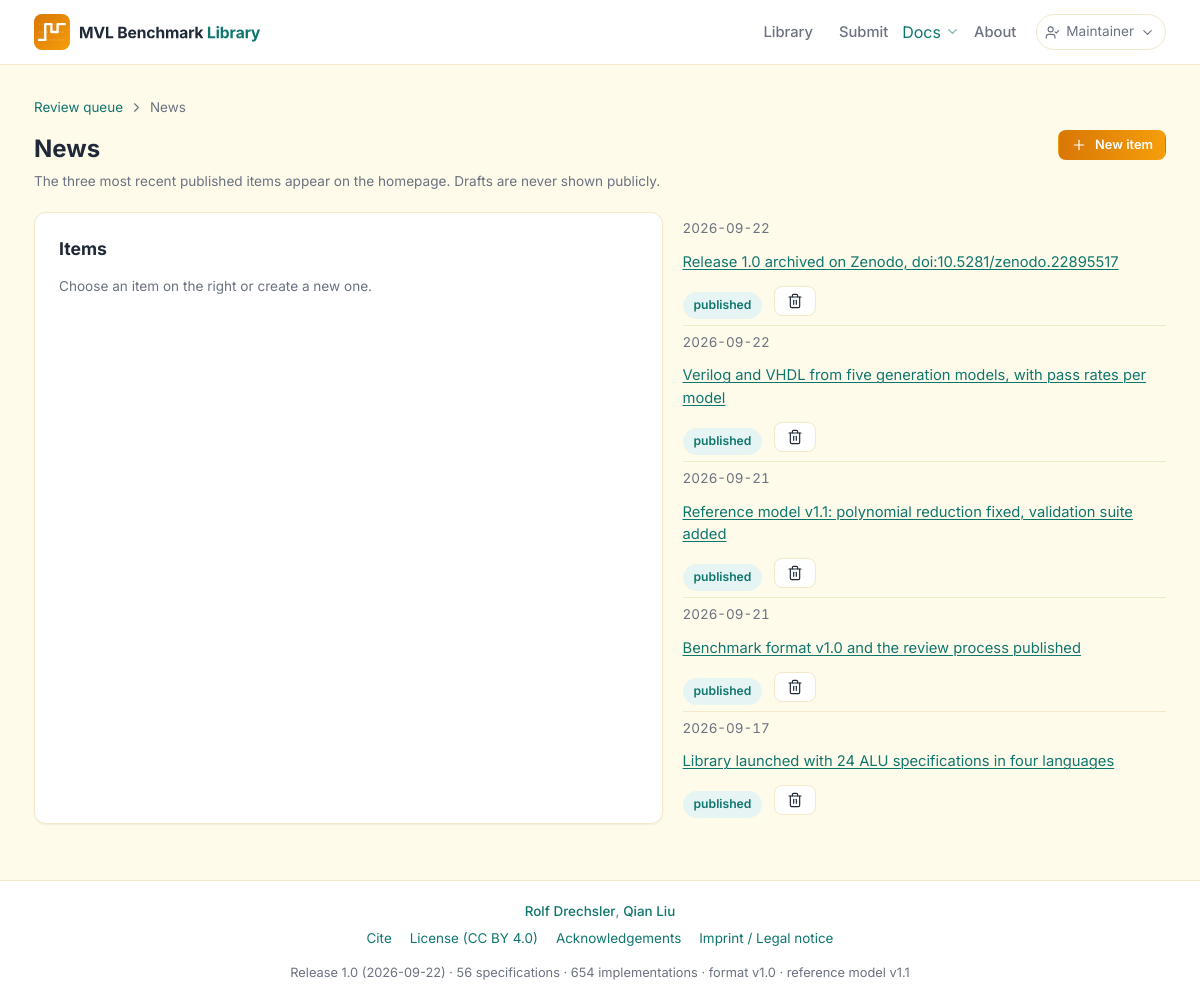
The page /admin/news (signed in) on the database its author committed.
### src/library/models.py (models this page shows)
class News(Base):
    __tablename__ = 'news'
    id = Column(Integer, primary_key=True)
    date = Column(DateTime, nullable=False, default=datetime.utcnow, index=True)
    title = Column(String(200), nullable=False)
    body_md = Column(Text, nullable=False, default='')
    link = Column(String(300))
    status = Column(String(16), nullable=False, default='draft', index=True)   # draft / published
    created_at = Column(DateTime, nullable=False, default=datetime.utcnow)
    updated_at = Column(DateTime, nullable=False, default=datetime.utcnow, onupdate=datetime.utcnow)

### web/blueprints/admin.py (the view)
@bp.route('/news')
@require_access
def news_list():
    with session_scope() as s:
        items = list(s.execute(select(News).order_by(News.date.desc())).scalars())
        return render_template('admin/news.html', items=items, item=None)

### src/library/db.py (called while the page is built, shortened)
def get_engine():
    global _engine, _Session
    return _engine

@contextmanager
def session_scope():
    get_engine()
    session = _Session()
    try:
        yield session
        session.commit()
    except Exception:
        session.rollback()
        raise
    finally:
        session.close()

### web/app.py (called while the page is built, shortened)
def _site_status():
    import time
    from library import service
    from library.db import session_scope
    now = time.time()
    return _status_cache['value']

@app.context_processor
def _inject_globals():
    from library import service
    from library.models import GOLDEN_MODEL_VERSION
    css = Path(__file__).parent / 'static' / 'css' / 'library.css'
    return {'is_authed': is_authed(),
            'site_status': _site_status(),
            'format_version': service.FORMAT_VERSION,
            'golden_version': GOLDEN_MODEL_VERSION,
            'asset_version': int(css.stat().st_mtime) if css.exists() else 0}   # cache-busting

### web/blueprints/auth.py (called while the page is built)
def is_authed() -> bool:
    return bool(session.get('authed'))

def require_access(view):
    @wraps(view)
    def wrapped(*args, **kwargs):
        if not is_authed():
            return redirect(url_for('auth.login', next=request.full_path.rstrip('?')))
        return view(*args, **kwargs)
    return wrapped

### web/templates/admin/news.html (shortened to what this page needs)
{% extends "base.html" %}
{% set nav = 'admin' %}
{% block content %}
<div class="crumbs"><a href="{{ url_for('admin.queue') }}">Review queue</a> <i data-lucide="chevron-right" class="icon-sm icon"></i> News</div>
<div class="detail-head">
    <div>
        <h1 style="font-size:1.5rem">News</h1>
        <div class="muted small">The three most recent published items appear on the homepage. Drafts are never shown publicly.</div>
    </div>
    <a href="{{ url_for('admin.news_edit') }}" class="btn btn-primary btn-sm"><i data-lucide="plus" class="icon"></i> New item</a>
</div>
<div class="home-two">
    <section class="card">
        <h2 class="section-title">{{ 'Edit item' if item and item.id else ('New item' if item is not none else 'Items') }}</h2>
        {% if item is not none %}
        <form method="post" action="{{ url_for('admin.news_edit', news_id=item.id) if item.id else url_for('admin.news_edit') }}">
            <div class="field"><label for="date">Date</label><input type="date" id="date" name="date" value="{{ item.date.strftime('%Y-%m-%d') if item.date else '' }}"></div>
            <div class="field"><label for="title">Title</label><input type="text" id="title" name="title" value="{{ item.title or '' }}" required maxlength="200"></div>
            <div class="field"><label for="body_md">Body (Markdown, optional)</label><textarea id="body_md" name="body_md" rows="4">{{ item.body_md or '' }}</textarea></div>
            <div class="field"><label for="link">Link (optional)</label><input type="text" id="link" name="link" value="{{ item.link or '' }}" placeholder="/format or https://…"></div>
            <div class="field"><label for="status">Status</label>
                <select id="status" name="status">
                    <option value="draft" {{ 'selected' if item.status != 'published' }}>Draft</option>
                    <option value="published" {{ 'selected' if item.status == 'published' }}>Published</option>
                </select>
            </div>
            <div class="cite-actions">
                <button class="btn btn-primary btn-sm" type="submit"><i data-lucide="save" class="icon"></i> Save</button>
                <a href="{{ url_for('admin.news_list') }}" class="btn btn-outline btn-sm">Cancel</a>
            </div>
        </form>
        {% else %}
        <p class="muted small">Choose an item on the right or create a new one.</p>
        {% endif %}
    </section>
    <section>
        {% if items %}
        <ul class="news-list">
            {% for n in items %}
            <li>
                <time class="num">{{ n.date.strftime('%Y-%m-%d') }}</time>
                <a href="{{ url_for('admin.news_edit', news_id=n.id) }}">{{ n.title }}</a>
                <span class="pill {{ 'ok' if n.status == 'published' else '' }}">{{ n.status }}</span>
                <form method="post" action="{{ url_for('admin.news_delete', news_id=n.id) }}" style="display:inline" onsubmit="return confirm('Delete this item?')">
                    <button class="btn btn-outline btn-sm" type="submit" aria-label="Delete"><i data-lucide="trash-2" class="icon"></i></button>
                </form>
            </li>
            {% endfor %}
        </ul>
        {% else %}
        <p class="muted small">No news items yet.</p>
        {% endif %}
    </section>
</div>
{% endblock %}

### web/static/css/library.css (style rules this page uses)
:root { --bg: #FFFBEB; --surface: #FFFFFF; --border: #F3E8C8; --text: #1F2937; --text-muted: #6B7280; --primary-from: #D97706; --primary-to: #F59E0B; --link: #198C8A; --link-hover: #0F766E; --ok-bg: #E6F4F3; --ok-fg: #0F766E; --warn-bg: #FEF3C7; --warn-fg: #92400E; --err-bg: #FEE2E2; --err-fg: #B91C1C; --radius: 12px; --radius-sm: 8px; --shadow: 0 1px 2px rgb(31 41 55 / .06); --font: 'Inter', -apple-system, BlinkMacSystemFont, 'Segoe UI', Roboto, sans-serif; --mono: 'JetBrains Mono', ui-monospace, SFMono-Regular, Menlo, Consolas, monospace; --primary-gradient: linear-gradient(90deg, var(--primary-from), var(--primary-to)); }
* { box-sizing: border-box; margin: 0; padding: 0; }
html { scroll-behavior: smooth; }
body { font-family: var(--font); background: var(--bg); color: var(--text); line-height: 1.55; min-height: 100vh; display: flex; flex-direction: column; }
a { color: var(--link-hover); text-decoration: none; }
p a, li a, dd a, .about-line a { text-decoration: underline; text-underline-offset: 2px; text-decoration-thickness: 1px; }
.num, td.num, th.num { font-variant-numeric: tabular-nums; text-align: right; }
.muted { color: var(--text-muted); }
.small { font-size: .85rem; }
.icon { width: 18px; height: 18px; stroke-width: 1.75; vertical-align: -3px; flex: none; }
.icon-sm { width: 15px; height: 15px; }
.btn { display: inline-flex; align-items: center; justify-content: center; gap: 8px; padding: 10px 18px; border-radius: var(--radius); font-weight: 600; font-size: .9rem; border: 1px solid transparent; cursor: pointer; font-family: inherit; line-height: 1.2; white-space: nowrap; transition: filter .15s, background .15s; }
.btn-primary { background: var(--primary-gradient); color: var(--surface); }
.btn-outline { background: var(--surface); color: var(--text); border-color: var(--border); }
.btn-sm { padding: 6px 12px; font-size: .8rem; border-radius: var(--radius-sm); }
.btn .icon { width: 16px; height: 16px; }
.card { background: var(--surface); border: 1px solid var(--border); border-radius: var(--radius); padding: 22px 24px; box-shadow: var(--shadow); }
.section-title { font-size: 1.1rem; font-weight: 700; margin-bottom: 14px; display: flex; align-items: center; gap: 8px; }
.home-two { display: grid; grid-template-columns: minmax(0, 1.3fr) minmax(0, 1fr); gap: 20px; }
.news-list { list-style: none; }
.news-list li { display: flex; gap: 12px; align-items: baseline; padding: 6px 0; border-bottom: 1px solid var(--border); font-size: .92rem; flex-wrap: wrap; }
.news-list li:last-child { border-bottom: none; }
.news-list time { color: var(--text-muted); font-size: .84rem; white-space: nowrap; }
.crumbs { font-size: .84rem; color: var(--text-muted); margin-bottom: 12px; display: flex; gap: 6px; align-items: center; flex-wrap: wrap; }
.detail-head { display: flex; justify-content: space-between; align-items: flex-start; gap: 20px; margin-bottom: 20px; flex-wrap: wrap; }
.detail-head h1 { font-size: 1.65rem; margin-bottom: 4px; }
.pill { display: inline-flex; align-items: center; gap: 6px; font-size: .76rem; font-weight: 600; padding: 3px 10px; border-radius: 999px; background: var(--bg); border: 1px solid var(--border); color: var(--text-muted); }
.pill.ok { background: var(--ok-bg); border-color: var(--ok-bg); color: var(--ok-fg); }

### rows shown on the page
News: date "2026-09-22", title "Release 1.0 archived on Zenodo, doi:10.5281/zenodo.22895517", status "published"
News: date "2026-09-22", title "Verilog and VHDL from five generation models, with pass rates per model", status "published"
News: date "2026-09-21", title "Reference model v1.1: polynomial reduction fixed, validation suite added", status "published"
News: date "2026-09-21", title "Benchmark format v1.0 and the review process published", status "published"
News: date "2026-09-17", title "Library launched with 24 ALU specifications in four languages", status "published"

### other values the page prints
{{ 'Maintainer' if is_authed else 'Sign in' }} "Maintainer"
{{ site_status.release.version }} "1.0"
{{ site_status.release.date }} "2026-09-22"
{{ site_status.benchmarks }} "56"
{{ '' if site_status.benchmarks == 1 else 's' }} "s"
{{ site_status.implementations }} "654"
{{ '' if site_status.implementations == 1 else 's' }} "s"
{{ golden_version }} "1.1"
